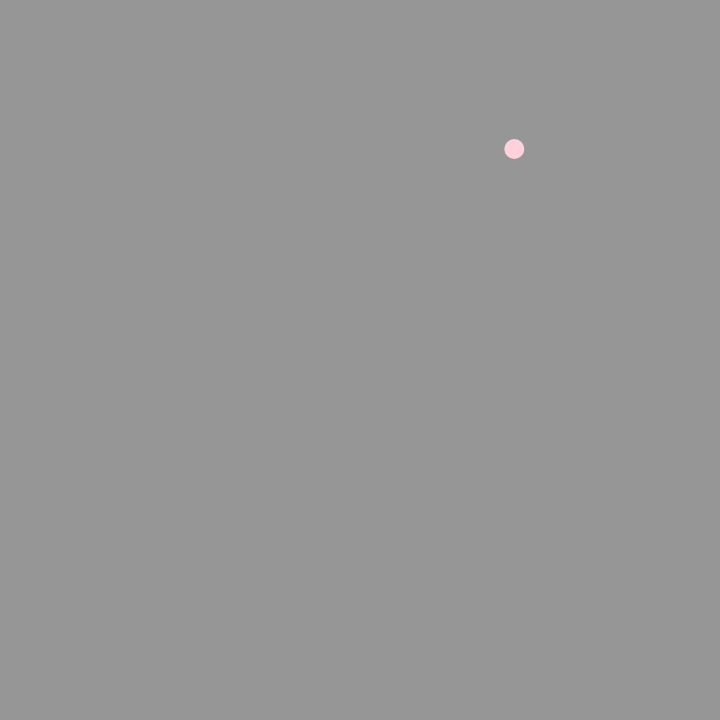
Frame 1 (no input)
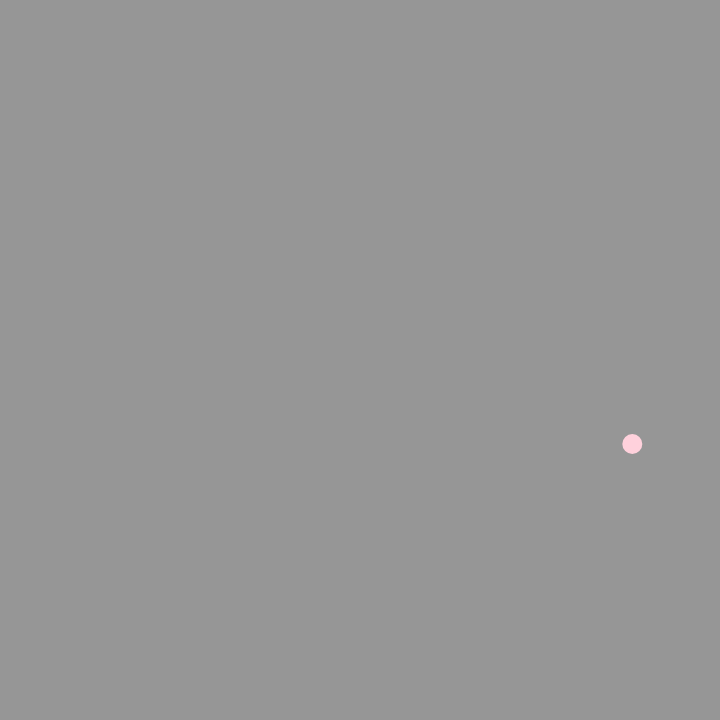
Frame 60 (no input)
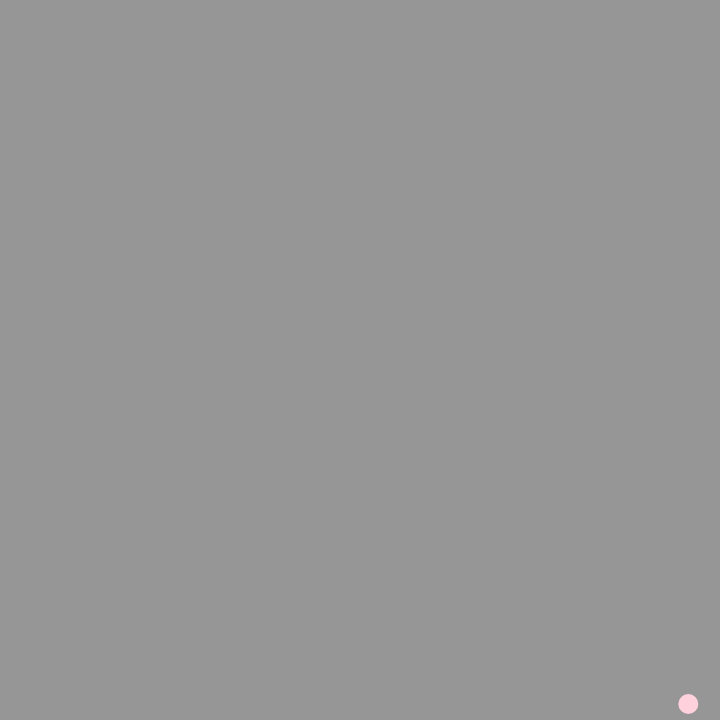
Frame 120 (the mouse pressed at the canvas centre since frame 60)

The p5.js sketch that drew these frames (run headless with seeded random() and noise() and a simulated clock; from frame 60 on, the mouse is pressed at the canvas centre):

// p5.js sketch
// ── sketch.js

const cSize = 720; //canvas size
const ellipseSize = 20; //ellipse size

var x, y; //position
var xSpeed = 2;
var ySpeed = 5; //speeds

function setup(){
    //set canvas parameters
    createCanvas(cSize, cSize);
    background(150);
    fill("#ffd1dc");
    noStroke();

    //initialize x, y
    x = random(0, width);
    y = random(0, height);

}

//use our functions in draw
function draw(){
    background(150); //refresh bg

    show(); //show the ellipse
    move(); //move the ellipse
    checkCollision(); //check for collisions
}

/*define a function with the function keyword.
No return type necessary*/

//function to show the ball
function show(){
    circle(x, y, ellipseSize);
}

//function to move the ball
function move(){
    x += xSpeed;
    y += ySpeed;
}

function checkCollision(){
    if(x > width || x < 0){
        xSpeed *= -1;
    }
    if(y > height || y < 0){
        ySpeed *= -1;
    }
}
